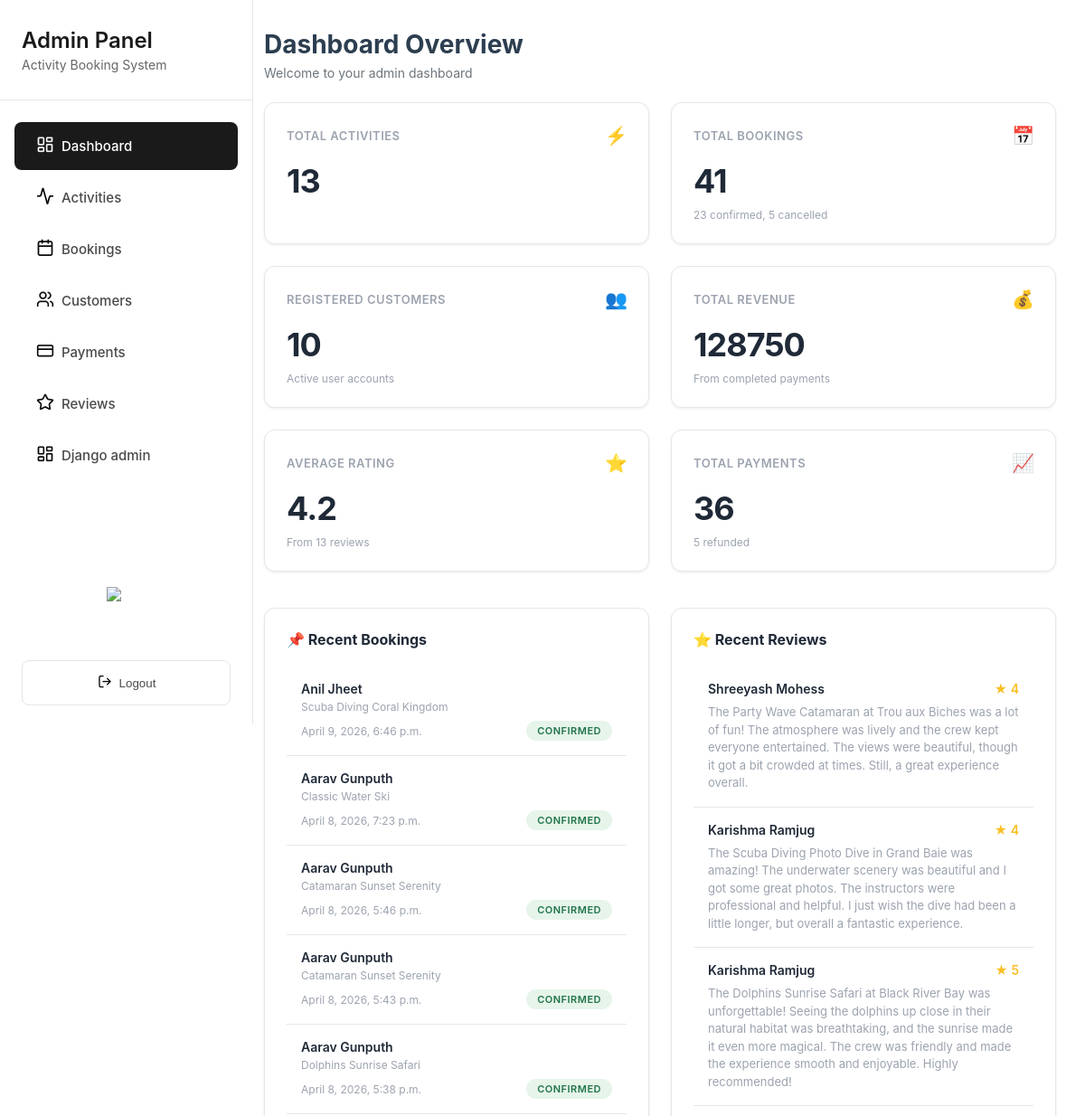
The page /grandblue/admin/dashboard/ (signed in, upper part) on the database as committed earlier.
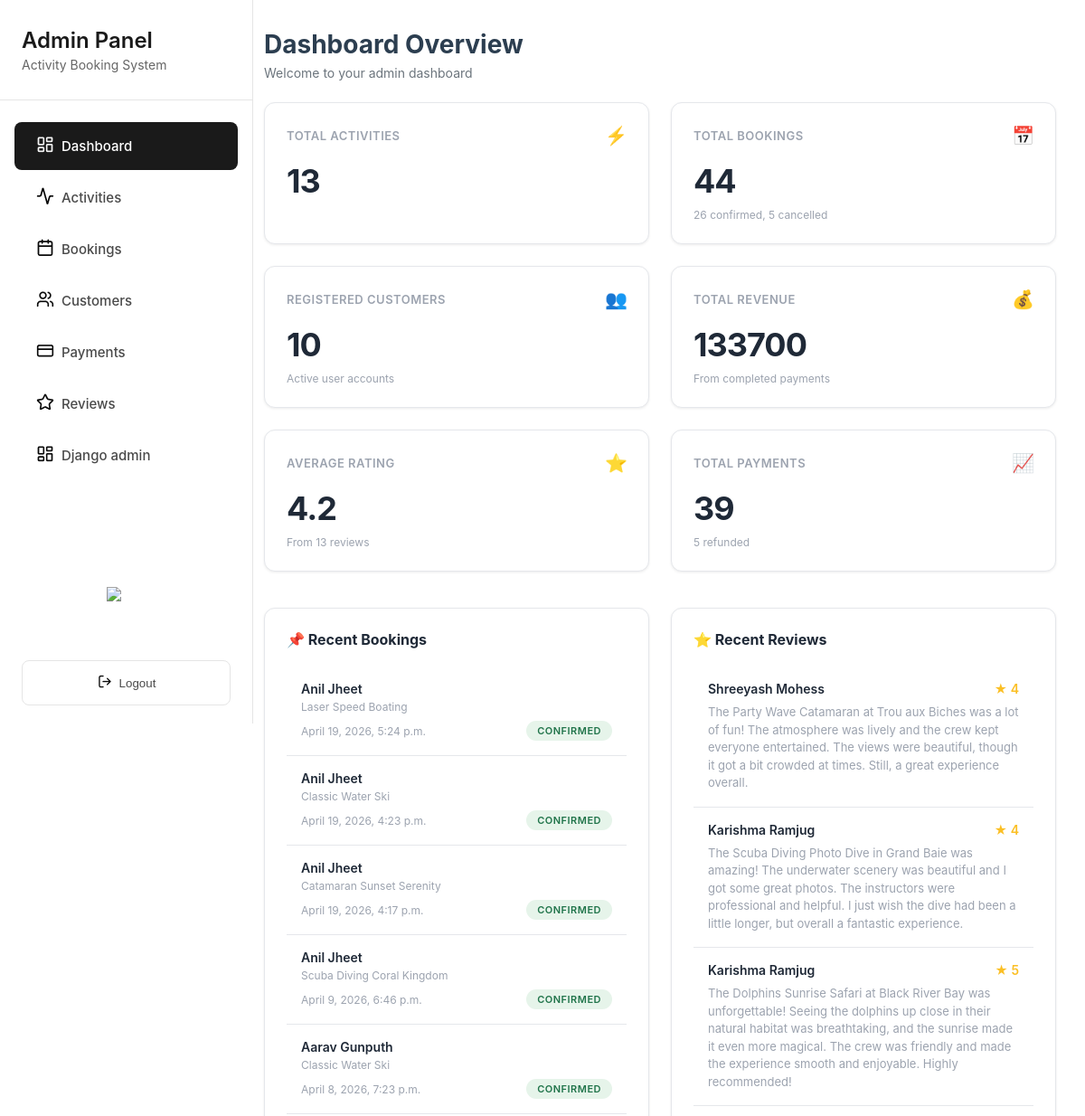
The same page on the database as committed later.
### merger/models.py (models this page shows, shortened)
class Booking(models.Model):
    class Status(models.TextChoices):
        CONFIRMED = "CONFIRMED", "Confirmed"
        CANCELLED = "CANCELLED", "Cancelled"
        COMPLETED = "COMPLETED", "Completed"
    customer = models.ForeignKey(User, related_name="bookings", on_delete=models.CASCADE)
    activity = models.ForeignKey(Activity, related_name="bookings", on_delete=models.CASCADE)
    date = models.DateField(help_text="Selected date for the activity")
    group_size = models.PositiveIntegerField(default=1)
    price_total = models.PositiveIntegerField(help_text="Total price (Rs)")
    status = models.CharField(max_length=12, choices=Status.choices, default=Status.CONFIRMED)
    created_at = models.DateTimeField(auto_now_add=True)
    cancelled_at = models.DateTimeField(blank=True, null=True)
    cancellation_reason = models.TextField(blank=True)
    class Meta:
        ordering = ["-created_at"]
        indexes = [
            models.Index(fields=["status"]),
            models.Index(fields=["date"]),
            models.Index(fields=["customer", "created_at"]),
        ]
        constraints = [
            models.CheckConstraint(
                condition=Q(date__gt=F("created_at")),
                name="booking_date_after_creation"
            ),
        ]

class User(AbstractUser):
    email = models.EmailField(blank=True, unique=True)
    date_joined = models.DateTimeField(default=timezone.now)
    phone = models.CharField(max_length=20, blank=True)
    total_bookings = models.PositiveIntegerField(default=0)
    total_spent = models.DecimalField(max_digits=10, decimal_places=2, default=0.00)
    USERNAME_FIELD = 'email'
    REQUIRED_FIELDS = []
    class Meta:
        ordering = ['email']

class Activity(models.Model):
    ACTIVITY_TYPES = [
        ("Catamaran", "Catamaran"),
        ("Scuba diving", "Scuba diving"),
        ("Dolphin watching", "Dolphin watching"),
        ("Water ski", "Water ski"),
        ("Speed boat", "Speed boat"),
    ]
    name = models.CharField(max_length=255)
    activity_type = models.CharField(max_length=120, blank=True, choices=ACTIVITY_TYPES)
    description = models.TextField()
    base_price = models.PositiveIntegerField(help_text="Price per pax (Rs)")
    location = models.CharField(max_length=120, blank=True)
    duration = models.CharField(max_length=60, blank=True)
    max_participants = models.PositiveIntegerField()
    created_at = models.DateTimeField(auto_now_add=True)
    activity_rules = models.TextField(blank=True, help_text="One rule per line")
    safety_equipment = models.TextField(blank=True, help_text="One item per line")
    cancellation_policy = models.TextField(blank=True, help_text="One policy per line")
    map_embed_url = models.TextField(blank=True)
    map_location_description = models.TextField(blank=True)
    class Meta:
        ordering = ["name"]
        indexes = [
            models.Index(fields=["name"]),
            models.Index(fields=["activity_type"]),
            models.Index(fields=["location"]),
        ]
        verbose_name = "Activity"
        verbose_name_plural = "Activities"

class BookingReview(models.Model):
    booking = models.OneToOneField(Booking, related_name="review", on_delete=models.CASCADE)
    customer = models.ForeignKey(User, related_name="reviews", on_delete=models.CASCADE)
    rating = models.PositiveSmallIntegerField(help_text="1-5")
    comment = models.TextField(blank=True)
    is_deleted = models.BooleanField(default=False)
    created_at = models.DateTimeField(auto_now_add=True)
    class Meta:
        ordering = ["-created_at"]
        constraints = [
            models.CheckConstraint(
                condition=models.Q(rating__gte=1, rating__lte=5),
                name="bookingreview_rating_between_1_and_5",
            ),
        ]
        indexes = [models.Index(fields=["customer", "created_at"])]

### merger/shared_views.py (the view)
# urls.py: path('admin/dashboard/', DashboardView.as_view(), name='dashboard'),
class DashboardView(LoginRequiredMixin, StaffRequiredMixin, TemplateView):
    template_name = 'admin_dashboard.html'
    def get_context_data(self, **kwargs):
        context = super().get_context_data(**kwargs)
        stats = Booking.objects.aggregate(
            cancelled=Count('id', filter=Q(status='CANCELLED')),
            confirmed=Count('id', filter=Q(status='CONFIRMED')),
            completed=Count('id', filter=Q(status='COMPLETED')),
        )
        avg_rating = BookingReview.objects.exclude(is_deleted=True).aggregate(average=Avg('rating'))['average'] or 0
        context.update({
            'active_class': "dashboard",
            'cancelled_booking': stats['cancelled'],
            'confirmed_booking': stats['confirmed'],
            'total_booking': stats['cancelled'] + stats['confirmed'] + stats['completed'],
            'total_activities': Activity.objects.count(),
            'registered_customers': User.objects.filter(is_staff=False, is_superuser=False).count(),
            'total_revenue': (
            Payment.objects
            .filter(status="PAID")
            .aggregate(total=Sum("amount"))['total'] or 0
            ),
            'average_rating': round(avg_rating, 1) if avg_rating else 0,
            'total_reviews': BookingReview.objects.exclude(is_deleted=True).aggregate(total=Count('id'))['total'] or 0,
            'total_paid': Payment.objects.filter(status='PAID').count(),
            'total_refunded': Payment.objects.filter(status='REFUNDED').count(),
            'bookings': Booking.objects.select_related('customer').filter(
                created_at__month=timezone.now().month
            ).order_by('-created_at')[:15],
            'reviews': BookingReview.objects.exclude(is_deleted=True).select_related('customer').order_by('-created_at')[:15],
        })
        return context

### merger/shared_views.py (called while the page is built)
    def test_func(self):
        return self.request.user.is_staff

### merger/templates/admin_dashboard.html (shortened to what this page needs)
{% extends 'admin_sidebar.html' %}
{% load static %}
{% block extra_css %}
<link rel="stylesheet" href="{% static 'css/admin_dashboard.css' %}">
{% endblock %}
{% block content %}
<div class="page-header">
    <h1 class="page-title">Dashboard Overview</h1>
    <p class="page-subtitle">Welcome to your admin dashboard</p>
</div>
<div class="stats-container dashboard-grid">
    <div class="stat-card metric-card">
        <div class="metric-header">
            <span class="metric-title">Total Activities</span>
            <span class="metric-icon">⚡</span>
        </div>
        <div class="metric-value">{{ total_activities }}</div>
    </div>
    <div class="stat-card metric-card">
        <div class="metric-header">
            <span class="metric-title">Total Bookings</span>
            <span class="metric-icon">📅</span>
        </div>
        <div class="metric-value">{{ total_booking }}</div>
        <div class="metric-desc">{{ confirmed_booking }} confirmed, {{ cancelled_booking }} cancelled</div>
    </div>
    <div class="stat-card metric-card">
        <div class="metric-header">
            <span class="metric-title">Registered Customers</span>
            <span class="metric-icon">👥</span>
        </div>
        <div class="metric-value">{{ registered_customers }}</div>
        <div class="metric-desc">Active user accounts</div>
    </div>
    <div class="stat-card metric-card">
        <div class="metric-header">
            <span class="metric-title">Total Revenue</span>
            <span class="metric-icon">💰</span>
        </div>
        <div class="metric-value">{{ total_revenue }}</div>
        <div class="metric-desc">From completed payments</div>
    </div>
    <div class="stat-card metric-card">
        <div class="metric-header">
            <span class="metric-title">Average Rating</span>
            <span class="metric-icon">⭐</span>
        </div>
        <div class="metric-value">{{ average_rating }}</div>
        <div class="metric-desc">From {{ total_reviews }} reviews</div>
    </div>
    <div class="stat-card metric-card">
        <div class="metric-header">
            <span class="metric-title">Total Payments</span>
            <span class="metric-icon">📈</span>
        </div>
        <div class="metric-value">{{ total_paid }}</div>
        <div class="metric-desc">{{ total_refunded }} refunded</div>
    </div>
</div>
<div class="section-grid">
    <section class="section">
        <h2 class="section-title">📌 Recent Bookings</h2>
        {% for booking in bookings %}
            <div class="activity-item">
                <div class="activity-name">{{ booking.customer.first_name }} {{ booking.customer.last_name }}</div>
                <div class="activity-type">{{ booking.activity.name }}</div>
                <div class="activity-meta">
                    <span class="activity-date">{{ booking.created_at }}</span>
                    <span class="status-badge status-confirmed">{{ booking.status }}</span>
                </div>
            </div>
        {% endfor %}
    </section>
    <section class="section">
        <h2 class="section-title">⭐ Recent Reviews</h2>
        {% for review in reviews %}
            <div class="review-item">
                <div class="review-header">
                    <div class="review-name">{{ review.customer.first_name }} {{ review.customer.last_name }}</div>
                    <div class="review-rating">★ {{ review.rating }}</div>
                </div>
                <div class="review-text">{{ review.comment }}</div>
            </div>
        {% endfor %}
    </section>
</div>
{% endblock %}

Rows that differ between the two databases and show on the page:
no longer on this page (row unchanged): Booking: customer.first_name "Aarav", customer.last_name "Gunputh", activity.name "Catamaran Sunset Serenity", created_at "April 8, 2026, 5:46 p.m.", status "CONFIRMED"
no longer on this page (row unchanged): Booking: customer.first_name "Aarav", customer.last_name "Gunputh", activity.name "Catamaran Sunset Serenity", created_at "April 8, 2026, 5:43 p.m.", status "CONFIRMED"
no longer on this page (row unchanged): Booking: customer.first_name "Aarav", customer.last_name "Gunputh", activity.name "Dolphins Sunrise Safari", created_at "April 8, 2026, 5:38 p.m.", status "CONFIRMED"
added Booking: customer.first_name "Anil", customer.last_name "Jheet", activity.name "Laser Speed Boating", created_at "April 19, 2026, 5:24 p.m.", status "CONFIRMED"
added Booking: customer.first_name "Anil", customer.last_name "Jheet", activity.name "Classic Water Ski", created_at "April 19, 2026, 4:23 p.m.", status "CONFIRMED"
added Booking: customer.first_name "Anil", customer.last_name "Jheet", activity.name "Catamaran Sunset Serenity", created_at "April 19, 2026, 4:17 p.m.", status "CONFIRMED"
Other text that changed with them:
{{ total_booking }}: "41" → "44"
{{ confirmed_booking }}: "23" → "26"
{{ total_revenue }}: "128750" → "133700"
{{ total_paid }}: "36" → "39"
